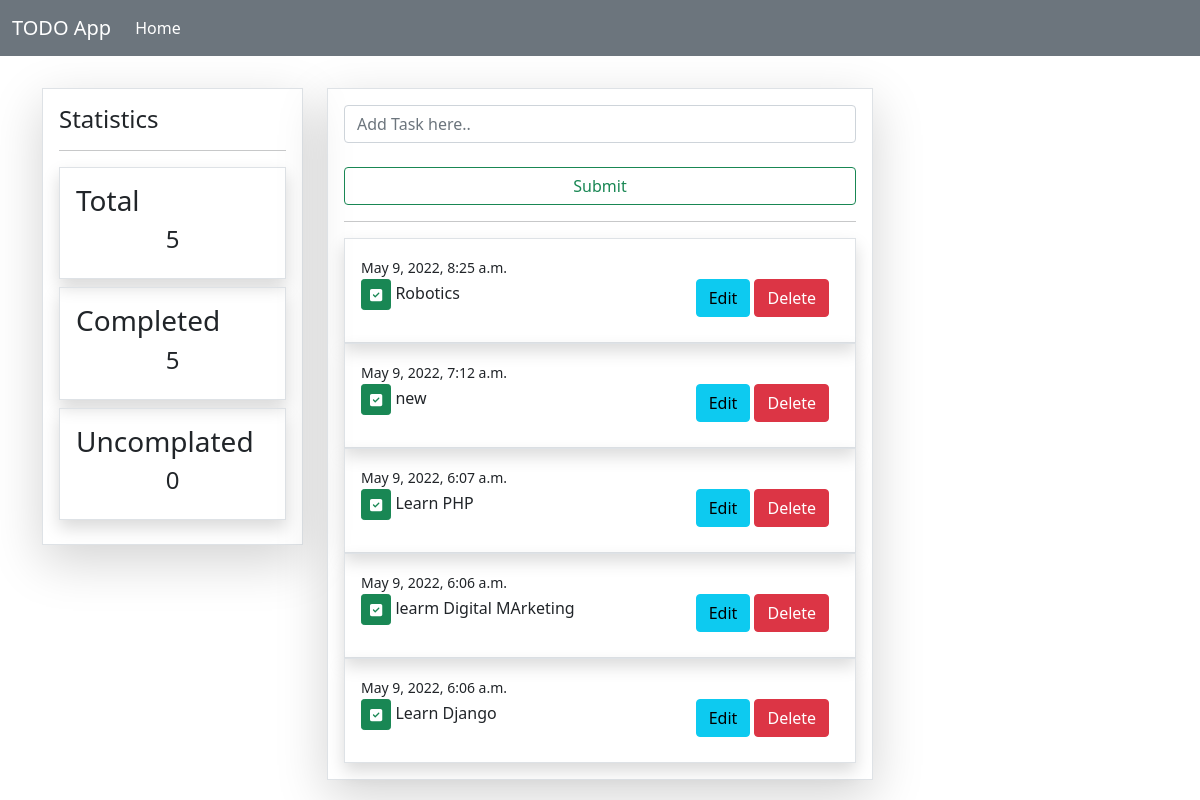
The page / on the database its author committed.
### app/models.py (models this page shows, shortened)
class Task(models.Model):
    content=models.CharField(max_length=100)
    date=models.DateTimeField(auto_now_add=True)
    complete=models.BooleanField(default=False)
    class Meta:
        ordering=['-date']

### app/views.py (the view)
# urls.py: path('',views.index,name='index'),
def index(request):
    todos=Task.objects.all()
    count_todos=todos.count()
    completed_todo=Task.objects.filter(complete=True)
    count_completed_todo=completed_todo.count()
    uncompleted_todo=count_todos-count_completed_todo
    if request.method=='POST':
        form=TaskForm(request.POST)
        if form.is_valid():
            form.save()
            return redirect('/')
    else:
        form=TaskForm()
    contenx={
        'todo':todos,
        'form':form,
        'count_todo':count_todos,
        'count_completed_todo':count_completed_todo,
        'uncompleted_todo':uncompleted_todo,
        }
    return render(request,'app/index.html',contenx)

### app/forms.py
class TaskForm(forms.ModelForm):
    content=forms.CharField(label='',widget=forms.TextInput(attrs={'placeholder':'Add Task here..'}))
    class Meta:
        model =Task
        fields=['content']

### app/templates/app/index.html (shortened to what this page needs)
{% extends 'partials/base.html' %}
{% load crispy_forms_tags %}
{% block content %}
<div class="border p-3 shadow shadow-lg">
    <form action="" method="post">
        {{form |crispy}}
        <input class="btn btn-outline-success btn-block form-control mt-4" type="submit"value="Submit">
    </form>
    <hr>
    {% for to in todo %}
    <div class="border p-3 shadow ">
        <small>{{to.date}}</small>
        <div class="row">
            <div class="col-md-8">
              {% if to.complete == True %}
                <p> <span class="btn btn-success btn-sm"><i class="fa-solid fa-square-check"></i></span> {{to.content}}</p>
                {% else %}
                <p>{{to.content}}</p>
                {% endif %}
            </div>
            <div class="col-md-4">
                <a href="{% url 'update' to.id %}"class="btn btn-info">Edit</a>
                <a href="{% url 'delete' to.id %}"class="btn btn-danger">Delete</a>
            </div>
        </div>
    </div>
    {% endfor %}
</div>
{% endblock content %}

### app/templates/partials/base.html (shortened to what this page needs)
<!doctype html>
{% load static %}
<html lang="en">
  <head>
    <link href="https://cdn.jsdelivr.net/npm/bootstrap@5.1.3/dist/css/bootstrap.min.css" rel="stylesheet">
    <link rel="stylesheet" href="/static/css/all.css">
  </head>
  <body>
   {% include 'partials/nav.html' %}
   <div class="container">
       <div class="row mt-3 pt-3">
           <div class="col-md-3">
               {% include 'partials/aside.html' %}
           </div>
           <div class="col-md-6">
            {% block content %}{% endblock content %}
           </div>
           <div class="col-md-3">
           </div>
       </div>
   </div>
  </body>
</html>

### app/templates/partials/nav.html (shortened to what this page needs)
<nav class="navbar navbar-expand-lg navbar-secondary bg-secondary">
    <div class="container-fluid">
      <a class="navbar-brand text-white" href="#">TODO App</a>
      <div class="collapse navbar-collapse" id="navbarSupportedContent">
            <ul class="navbar-nav me-auto mb-2 mb-lg-0">
            <li class="nav-item">
                <a class="nav-link active text-white" aria-current="page" href="{% url 'index' %}">Home</a>
            </li>
            </ul>
        </div>
    </div>
  </nav>

### app/templates/partials/aside.html
<div class="border p-3 shadow shadow-lg">
    <h4>Statistics</h4>
    <hr>
    <div class="border shadow p-3 mb-2">
        <h3>Total</h3>
        <h4 class="text-center">{{ count_todo }}</h4>
    </div>
    <div class="border shadow p-3 mb-2">
        <h3>Completed</h3>
        <h4 class="text-center">{{ count_completed_todo }}</h4>
    </div>
    <div class="border shadow p-3 mb-2">
        <h3>Uncomplated</h3>
        <h4 class="text-center">{{uncompleted_todo}}</h4>
    </div>
</div>

### rows shown on the page
Task: date "May 9, 2022, 8:25 a.m.", content "Robotics"
Task: date "May 9, 2022, 7:12 a.m.", content "new"
Task: date "May 9, 2022, 6:07 a.m.", content "Learn PHP"
Task: date "May 9, 2022, 6:06 a.m.", content "learm Digital MArketing"
Task: date "May 9, 2022, 6:06 a.m.", content "Learn Django"

### other values the page prints
{{ count_todo }} "5"
{{ count_completed_todo }} "5"
{{ uncompleted_todo }} "0"
